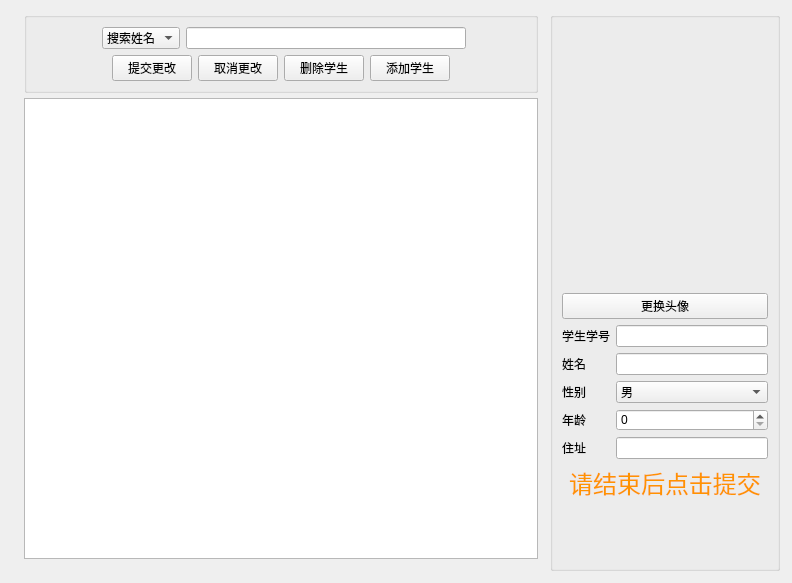
<?xml version="1.0" encoding="UTF-8"?>
<ui version="4.0">
 <class>StudentWidget</class>
 <widget class="QWidget" name="StudentWidget">
  <property name="geometry">
   <rect>
    <x>0</x>
    <y>0</y>
    <width>792</width>
    <height>583</height>
   </rect>
  </property>
  <property name="windowTitle">
   <string>Form</string>
  </property>
  <property name="styleSheet">
   <string notr="true">
StudentWidget QLineEdit {
	border-radius: 5px;

}


</string>
  </property>
  <layout class="QHBoxLayout" name="horizontalLayout_2">
   <property name="spacing">
    <number>0</number>
   </property>
   <property name="leftMargin">
    <number>12</number>
   </property>
   <property name="topMargin">
    <number>12</number>
   </property>
   <property name="rightMargin">
    <number>12</number>
   </property>
   <property name="bottomMargin">
    <number>12</number>
   </property>
   <item>
    <layout class="QVBoxLayout" name="verticalLayout_2">
     <property name="spacing">
      <number>5</number>
     </property>
     <property name="leftMargin">
      <number>12</number>
     </property>
     <property name="topMargin">
      <number>0</number>
     </property>
     <property name="rightMargin">
      <number>12</number>
     </property>
     <property name="bottomMargin">
      <number>12</number>
     </property>
     <item>
      <widget class="QGroupBox" name="groupBox">
       <property name="title">
        <string/>
       </property>
       <layout class="QVBoxLayout" name="verticalLayout_4">
        <item>
         <layout class="QFormLayout" name="formLayout">
          <property name="sizeConstraint">
           <enum>QLayout::SetMaximumSize</enum>
          </property>
          <property name="fieldGrowthPolicy">
           <enum>QFormLayout::FieldsStayAtSizeHint</enum>
          </property>
          <property name="labelAlignment">
           <set>Qt::AlignCenter</set>
          </property>
          <property name="formAlignment">
           <set>Qt::AlignCenter</set>
          </property>
          <property name="verticalSpacing">
           <number>0</number>
          </property>
          <item row="0" column="0">
           <widget class="QComboBox" name="searchMethod">
            <property name="currentIndex">
             <number>0</number>
            </property>
            <item>
             <property name="text">
              <string>搜索姓名</string>
             </property>
            </item>
            <item>
             <property name="text">
              <string>搜索学号</string>
             </property>
            </item>
           </widget>
          </item>
          <item row="0" column="1">
           <widget class="QLineEdit" name="searchEdit">
            <property name="minimumSize">
             <size>
              <width>280</width>
              <height>0</height>
             </size>
            </property>
           </widget>
          </item>
         </layout>
        </item>
        <item>
         <layout class="QHBoxLayout" name="horizontalLayout">
          <item>
           <spacer name="horizontalSpacer">
            <property name="orientation">
             <enum>Qt::Horizontal</enum>
            </property>
            <property name="sizeHint" stdset="0">
             <size>
              <width>40</width>
              <height>20</height>
             </size>
            </property>
           </spacer>
          </item>
          <item>
           <widget class="QPushButton" name="submitBtn">
            <property name="maximumSize">
             <size>
              <width>100</width>
              <height>16777215</height>
             </size>
            </property>
            <property name="text">
             <string>提交更改</string>
            </property>
           </widget>
          </item>
          <item>
           <widget class="QPushButton" name="pushButton">
            <property name="text">
             <string>取消更改</string>
            </property>
           </widget>
          </item>
          <item>
           <widget class="QPushButton" name="deleteStudent">
            <property name="maximumSize">
             <size>
              <width>100</width>
              <height>16777215</height>
             </size>
            </property>
            <property name="text">
             <string>删除学生</string>
            </property>
           </widget>
          </item>
          <item>
           <widget class="QPushButton" name="addStudent">
            <property name="maximumSize">
             <size>
              <width>100</width>
              <height>16777215</height>
             </size>
            </property>
            <property name="text">
             <string>添加学生</string>
            </property>
           </widget>
          </item>
          <item>
           <spacer name="horizontalSpacer_2">
            <property name="orientation">
             <enum>Qt::Horizontal</enum>
            </property>
            <property name="sizeHint" stdset="0">
             <size>
              <width>40</width>
              <height>20</height>
             </size>
            </property>
           </spacer>
          </item>
         </layout>
        </item>
       </layout>
      </widget>
     </item>
     <item>
      <widget class="QTableView" name="tableView">
       <property name="editTriggers">
        <set>QAbstractItemView::NoEditTriggers</set>
       </property>
       <property name="selectionBehavior">
        <enum>QAbstractItemView::SelectRows</enum>
       </property>
       <property name="sortingEnabled">
        <bool>true</bool>
       </property>
       <attribute name="verticalHeaderVisible">
        <bool>false</bool>
       </attribute>
      </widget>
     </item>
    </layout>
   </item>
   <item>
    <widget class="QGroupBox" name="groupBox_3">
     <property name="maximumSize">
      <size>
       <width>230</width>
       <height>16777215</height>
      </size>
     </property>
     <property name="title">
      <string/>
     </property>
     <layout class="QVBoxLayout" name="verticalLayout_3">
      <item>
       <spacer name="verticalSpacer_2">
        <property name="orientation">
         <enum>Qt::Vertical</enum>
        </property>
        <property name="sizeHint" stdset="0">
         <size>
          <width>20</width>
          <height>40</height>
         </size>
        </property>
       </spacer>
      </item>
      <item>
       <widget class="QLabel" name="pictureLabel">
        <property name="minimumSize">
         <size>
          <width>200</width>
          <height>200</height>
         </size>
        </property>
        <property name="text">
         <string/>
        </property>
       </widget>
      </item>
      <item>
       <widget class="QPushButton" name="pushButton_2">
        <property name="text">
         <string>更换头像</string>
        </property>
       </widget>
      </item>
      <item>
       <layout class="QFormLayout" name="formLayout_3">
        <property name="fieldGrowthPolicy">
         <enum>QFormLayout::AllNonFixedFieldsGrow</enum>
        </property>
        <item row="0" column="0">
         <widget class="QLabel" name="Label_7">
          <property name="text">
           <string>学生学号</string>
          </property>
         </widget>
        </item>
        <item row="0" column="1">
         <widget class="QLineEdit" name="studentIdInput">
          <property name="whatsThis">
           <string>&lt;html&gt;&lt;head/&gt;&lt;body&gt;&lt;p&gt;请谨慎更改学号&lt;/p&gt;&lt;/body&gt;&lt;/html&gt;</string>
          </property>
         </widget>
        </item>
        <item row="1" column="0">
         <widget class="QLabel" name="Label_8">
          <property name="text">
           <string>姓名</string>
          </property>
         </widget>
        </item>
        <item row="1" column="1">
         <widget class="QLineEdit" name="nameInput"/>
        </item>
        <item row="2" column="0">
         <widget class="QLabel" name="Label_9">
          <property name="text">
           <string>性别</string>
          </property>
         </widget>
        </item>
        <item row="2" column="1">
         <widget class="QComboBox" name="genderBox">
          <item>
           <property name="text">
            <string>男</string>
           </property>
          </item>
          <item>
           <property name="text">
            <string>女</string>
           </property>
          </item>
         </widget>
        </item>
        <item row="3" column="0">
         <widget class="QLabel" name="age_2">
          <property name="text">
           <string>年龄</string>
          </property>
         </widget>
        </item>
        <item row="3" column="1">
         <widget class="QSpinBox" name="ageBox">
          <property name="maximum">
           <number>100</number>
          </property>
         </widget>
        </item>
        <item row="4" column="0">
         <widget class="QLabel" name="Label_10">
          <property name="text">
           <string>住址</string>
          </property>
         </widget>
        </item>
        <item row="4" column="1">
         <widget class="QLineEdit" name="addressInput"/>
        </item>
       </layout>
      </item>
      <item>
       <widget class="QLabel" name="label">
        <property name="text">
         <string>&lt;html&gt;&lt;head/&gt;&lt;body&gt;&lt;p&gt;&lt;span style=&quot; font-size:18pt; color:#ff9300;&quot;&gt;请结束后点击提交&lt;/span&gt;&lt;/p&gt;&lt;/body&gt;&lt;/html&gt;</string>
        </property>
        <property name="alignment">
         <set>Qt::AlignCenter</set>
        </property>
       </widget>
      </item>
      <item>
       <spacer name="verticalSpacer">
        <property name="orientation">
         <enum>Qt::Vertical</enum>
        </property>
        <property name="sizeHint" stdset="0">
         <size>
          <width>20</width>
          <height>40</height>
         </size>
        </property>
       </spacer>
      </item>
     </layout>
    </widget>
   </item>
  </layout>
 </widget>
 <resources/>
 <connections/>
</ui>
